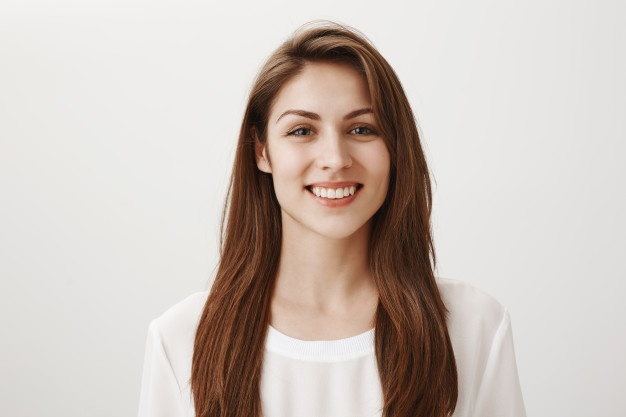
#> input picture smiling-woman.jpg, 626 x 417 px
$ python smile_detector-i.py
#> lines starting #> are read from the running program, lines starting #| are printed output that depends on the picture; after the words box and inside, x2 and y2 are one past the last pixel; in counts of white or black regions, pixels touching at a corner belong together
# Made by KodeHak

import cv2

# Face and smile classifier
face_detector = cv2.CascadeClassifier('haarcascade_frontalface_default.xml')
smile_detector = cv2.CascadeClassifier('haarcascade_smile.xml')

# Choose an image to detect smiles in
img = cv2.imread('smiling-woman.jpg')
#> img is the input picture: shape (417, 626, 3); mean B, G, R 186, 192.7, 203

# Must convert to grayscale
grayscale_img = cv2.cvtColor(img, cv2.COLOR_RGB2GRAY)
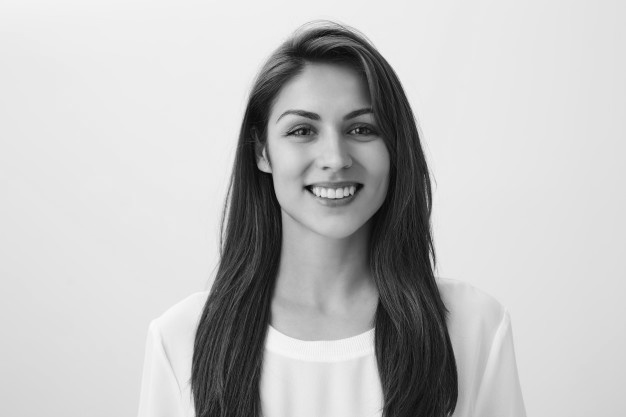
#> grayscale_img: shape (417, 626); min 6, max 250, mean 192.1

# Detect faces
faces = face_detector.detectMultiScale(grayscale_img)
#> faces = [[251, 70, 157, 157]]

# Find the faces
for (x, y, w, h) in faces:
    # Draw rectangle around the faces
    cv2.rectangle(img, (x, y), (x+w, y+h), (100, 200, 50), 4)

    # Get the faces
    the_face = img[y:y + h, x:x + w]
    # Convert to grayscale
    grayscale_face = cv2.cvtColor(the_face, cv2.COLOR_RGB2GRAY)

    # Detect smiles
    smiles = smile_detector.detectMultiScale(grayscale_face, scaleFactor=1.7, minNeighbors=20)

    # Find smile in faces
    for (x_, y_, w_, h_) in smiles:
        # Draw rectangle around smiles
        cv2.rectangle(the_face, (x_, y_), (x_ + w_, y_ + h_), (50, 50, 200), 4)
#> this loop made 1 pass
#> (x, y, w, h, smiles) on pass 1: (251, 70, 157, 157, [[30, 93, 104, 52]])
#> pass 1, `the_face = img[y:y + h, x:x + w]`:
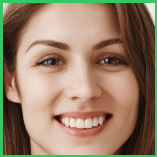
#> the_face: shape (157, 157, 3); mean B, G, R 103.5, 126.5, 149.5
#> pass 1, `grayscale_face = cv2.cvtColor(the_face, cv2.COLOR_RGB2GRAY)`:
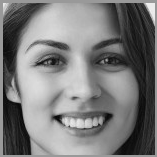
#> grayscale_face: shape (157, 157); min 6, max 241, mean 122.2
#> after the loop:
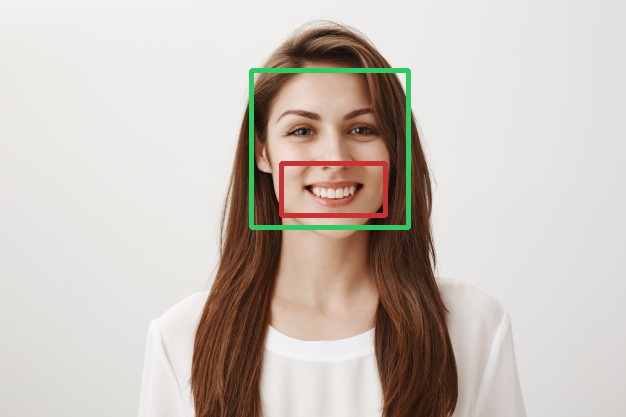
#> img: shape (417, 626, 3); 1.79% of pixels changed, all inside (x1, y1, x2, y2) = (249, 68, 411, 230)
#> after the loop:
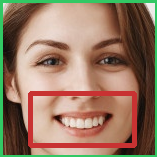
#> the_face: shape (157, 157, 3); 6.28% of pixels changed, all inside (x1, y1, x2, y2) = (28, 91, 137, 148)


# Display the img with faces
cv2.imshow('KodeHak Smile Detector', img)
cv2.waitKey()

# Cleanup
cv2.destroyAllWindows()

print("Code Completed")
